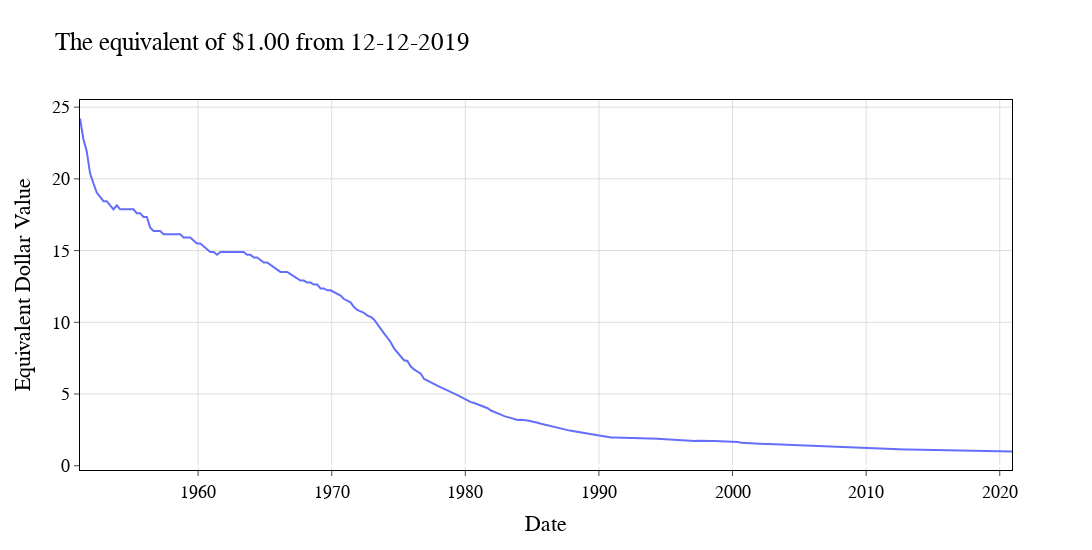

Notebook source saved alongside this figure:
### Markdown cell above
## Equivalent dollar value over time
An inflation chart can be created and saved as an html file via the following command:

```bash
ausdex plot-inflation [OPTIONS] COMPARE_DATE
```

With the following arguments and options:

- `COMPARE_DATE`: Date to set relative value of the dollars too.     

Options:

-  `--show` / `--no-show`         Whether or not to show the figure in a
                                  browser.  [default: show]
- `--output`: The path to where the figure will be saved.
                                  Output can be PDF, JPG, PNG or HTML based on
                                  the extension.
- `--start-date`: Date to set the beginning of the time series
                                  graph. Defaults to None, which starts in
                                  1948.
- `--end-date`: Date to set the end of the time series graph
                                  too. If empty, then the end date to the most
                                  recent quarter.    
- `--location` The location for calculating the CPI. 
    Must be one of: Australia, Sydney, Melbourne, Brisbane, Adelaide, Perth, Hobart, Darwin, Canberra. Default: Australia. 
- `--value`: Value you in `compare_date` dollars to plot on the time series. Defaults to 1.
- `--help`: Shows the help

The same chart can be created with the same arguments programmatically. More information found in the [API docs](reference.md):

### Code cell
from ausdex.inflation import plot_inflation_timeseries
fig = plot_inflation_timeseries('12-12-2019', start_date='12-12-1950', end_date='12-06-2020')
fig.show()

### Figure 1 — Plotly figure (JSON) as saved in the notebook; plotly's stock layout.template omitted (floating-point values rounded to 4 significant figures; data arrays with more than 128 entries replaced by an {"elided": "..."} marker saying what was removed)
{"data": [{"hovertemplate": "Date=%{x}<br>Equivalent Dollar Value=%{y}<extra></extra>", "legendgroup": "", "line": {"color": "#636efa", "dash": "solid"}, "marker": {"symbol": "circle"}, "mode": "lines", "name": "", "orientation": "v", "showlegend": false, "type": "scatter", "x": {"elided": "280 str values"}, "xaxis": "x", "y": {"elided": "280 float values"}, "yaxis": "y"}], "layout": {"font": {"color": "black", "family": "Linux Libertine Display O", "size": 18}, "height": 550, "legend": {"tracegroupgap": 0}, "plot_bgcolor": "white", "title": {"font": {"color": "black"}, "text": "The equivalent of $1.00 from 12-12-2019"}, "width": 1200, "xaxis": {"anchor": "y", "domain": [0, 1], "gridcolor": "#dddddd", "linecolor": "black", "linewidth": 1, "mirror": true, "showline": true, "ticks": "outside", "title": {"text": "Date"}}, "yaxis": {"anchor": "x", "domain": [0, 1], "gridcolor": "#dddddd", "linecolor": "black", "linewidth": 1, "mirror": true, "showline": true, "ticks": "outside", "title": {"text": "Equivalent Dollar Value"}}}}
